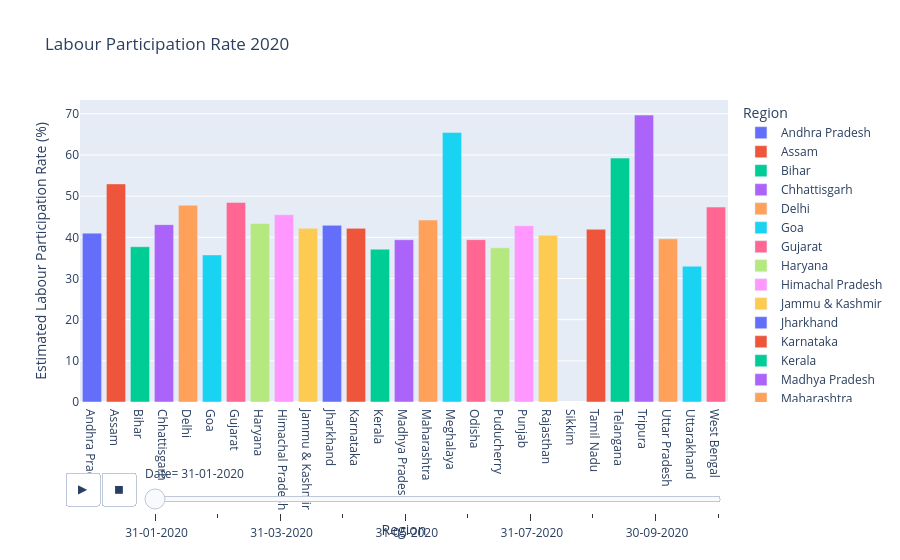

Source (notebook cell):
### Code cell
fig = px.bar(
    df2,
    x="Region",
    y="Estimated Labour Participation Rate (%)",
    title="Labour Participation Rate 2020",
    animation_frame="Date",
    template="plotly",
    color="Region"
)
fig.show()

### Figure 1 — Plotly figure (JSON) as saved in the notebook; plotly's stock layout.template omitted (floating-point values rounded to 4 significant figures)
{"data": [{"alignmentgroup": "True", "hovertemplate": "Region=%{x}<br>Date= 31-01-2020<br>Estimated Labour Participation Rate (%)=%{y}<extra></extra>", "legendgroup": "Andhra Pradesh", "marker": {"color": "#636efa", "pattern": {"shape": ""}}, "name": "Andhra Pradesh", "offsetgroup": "Andhra Pradesh", "orientation": "v", "showlegend": true, "textposition": "auto", "type": "bar", "x": ["Andhra Pradesh"], "xaxis": "x", "y": [41.02], "yaxis": "y"}, {"alignmentgroup": "True", "hovertemplate": "Region=%{x}<br>Date= 31-01-2020<br>Estimated Labour Participation Rate (%)=%{y}<extra></extra>", "legendgroup": "Assam", "marker": {"color": "#EF553B", "pattern": {"shape": ""}}, "name": "Assam", "offsetgroup": "Assam", "orientation": "v", "showlegend": true, "textposition": "auto", "type": "bar", "x": ["Assam"], "xaxis": "x", "y": [52.98], "yaxis": "y"}, {"alignmentgroup": "True", "hovertemplate": "Region=%{x}<br>Date= 31-01-2020<br>Estimated Labour Participation Rate (%)=%{y}<extra></extra>", "legendgroup": "Bihar", "marker": {"color": "#00cc96", "pattern": {"shape": ""}}, "name": "Bihar", "offsetgroup": "Bihar", "orientation": "v", "showlegend": true, "textposition": "auto", "type": "bar", "x": ["Bihar"], "xaxis": "x", "y": [37.72], "yaxis": "y"}, {"alignmentgroup": "True", "hovertemplate": "Region=%{x}<br>Date= 31-01-2020<br>Estimated Labour Participation Rate (%)=%{y}<extra></extra>", "legendgroup": "Chhattisgarh", "marker": {"color": "#ab63fa", "pattern": {"shape": ""}}, "name": "Chhattisgarh", "offsetgroup": "Chhattisgarh", "orientation": "v", "showlegend": true, "textposition": "auto", "type": "bar", "x": ["Chhattisgarh"], "xaxis": "x", "y": [43.08], "yaxis": "y"}, {"alignmentgroup": "True", "hovertemplate": "Region=%{x}<br>Date= 31-01-2020<br>Estimated Labour Participation Rate (%)=%{y}<extra></extra>", "legendgroup": "Delhi", "marker": {"color": "#FFA15A", "pattern": {"shape": ""}}, "name": "Delhi", "offsetgroup": "Delhi", "orientation": "v", "showlegend": true, "textposition": "auto", "type": "bar", "x": ["Delhi"], "xaxis": "x", "y": [47.79], "yaxis": "y"}, {"alignmentgroup": "True", "hovertemplate": "Region=%{x}<br>Date= 31-01-2020<br>Estimated Labour Participation Rate (%)=%{y}<extra></extra>", "legendgroup": "Goa", "marker": {"color": "#19d3f3", "pattern": {"shape": ""}}, "name": "Goa", "offsetgroup": "Goa", "orientation": "v", "showlegend": true, "textposition": "auto", "type": "bar", "x": ["Goa"], "xaxis": "x", "y": [35.73], "yaxis": "y"}, {"alignmentgroup": "True", "hovertemplate": "Region=%{x}<br>Date= 31-01-2020<br>Estimated Labour Participation Rate (%)=%{y}<extra></extra>", "legendgroup": "Gujarat", "marker": {"color": "#FF6692", "pattern": {"shape": ""}}, "name": "Gujarat", "offsetgroup": "Gujarat", "orientation": "v", "showlegend": true, "textposition": "auto", "type": "bar", "x": ["Gujarat"], "xaxis": "x", "y": [48.49], "yaxis": "y"}, {"alignmentgroup": "True", "hovertemplate": "Region=%{x}<br>Date= 31-01-2020<br>Estimated Labour Participation Rate (%)=%{y}<extra></extra>", "legendgroup": "Haryana", "marker": {"color": "#B6E880", "pattern": {"shape": ""}}, "name": "Haryana", "offsetgroup": "Haryana", "orientation": "v", "showlegend": true, "textposition": "auto", "type": "bar", "x": ["Haryana"], "xaxis": "x", "y": [43.36], "yaxis": "y"}, {"alignmentgroup": "True", "hovertemplate": "Region=%{x}<br>Date= 31-01-2020<br>Estimated Labour Participation Rate (%)=%{y}<extra></extra>", "legendgroup": "Himachal Pradesh", "marker": {"color": "#FF97FF", "pattern": {"shape": ""}}, "name": "Himachal Pradesh", "offsetgroup": "Himachal Pradesh", "orientation": "v", "showlegend": true, "textposition": "auto", "type": "bar", "x": ["Himachal Pradesh"], "xaxis": "x", "y": [45.5], "yaxis": "y"}, {"alignmentgroup": "True", "hovertemplate": "Region=%{x}<br>Date= 31-01-2020<br>Estimated Labour Participation Rate (%)=%{y}<extra></extra>", "legendgroup": "Jammu & Kashmir", "marker": {"color": "#FECB52", "pattern": {"shape": ""}}, "name": "Jammu & Kashmir", "offsetgroup": "Jammu & Kashmir", "orientation": "v", "showlegend": true, "textposition": "auto", "type": "bar", "x": ["Jammu & Kashmir"], "xaxis": "x", "y": [42.2], "yaxis": "y"}, {"alignmentgroup": "True", "hovertemplate": "Region=%{x}<br>Date= 31-01-2020<br>Estimated Labour Participation Rate (%)=%{y}<extra></extra>", "legendgroup": "Jharkhand", "marker": {"color": "#636efa", "pattern": {"shape": ""}}, "name": "Jharkhand", "offsetgroup": "Jharkhand", "orientation": "v", "showlegend": true, "textposition": "auto", "type": "bar", "x": ["Jharkhand"], "xaxis": "x", "y": [42.92], "yaxis": "y"}, {"alignmentgroup": "True", "hovertemplate": "Region=%{x}<br>Date= 31-01-2020<br>Estimated Labour Participation Rate (%)=%{y}<extra></extra>", "legendgroup": "Karnataka", "marker": {"color": "#EF553B", "pattern": {"shape": ""}}, "name": "Karnataka", "offsetgroup": "Karnataka", "orientation": "v", "showlegend": true, "textposition": "auto", "type": "bar", "x": ["Karnataka"], "xaxis": "x", "y": [42.18], "yaxis": "y"}, {"alignmentgroup": "True", "hovertemplate": "Region=%{x}<br>Date= 31-01-2020<br>Estimated Labour Participation Rate (%)=%{y}<extra></extra>", "legendgroup": "Kerala", "marker": {"color": "#00cc96", "pattern": {"shape": ""}}, "name": "Kerala", "offsetgroup": "Kerala", "orientation": "v", "showlegend": true, "textposition": "auto", "type": "bar", "x": ["Kerala"], "xaxis": "x", "y": [37.12], "yaxis": "y"}, {"alignmentgroup": "True", "hovertemplate": "Region=%{x}<br>Date= 31-01-2020<br>Estimated Labour Participation Rate (%)=%{y}<extra></extra>", "legendgroup": "Madhya Pradesh", "marker": {"color": "#ab63fa", "pattern": {"shape": ""}}, "name": "Madhya Pradesh", "offsetgroup": "Madhya Pradesh", "orientation": "v", "showlegend": true, "textposition": "auto", "type": "bar", "x": ["Madhya Pradesh"], "xaxis": "x", "y": [39.42], "yaxis": "y"}, {"alignmentgroup": "True", "hovertemplate": "Region=%{x}<br>Date= 31-01-2020<br>Estimated Labour Participation Rate (%)=%{y}<extra></extra>", "legendgroup": "Maharashtra", "marker": {"color": "#FFA15A", "pattern": {"shape": ""}}, "name": "Maharashtra", "offsetgroup": "Maharashtra", "orientation": "v", "showlegend": true, "textposition": "auto", "type": "bar", "x": ["Maharashtra"], "xaxis": "x", "y": [44.19], "yaxis": "y"}, {"alignmentgroup": "True", "hovertemplate": "Region=%{x}<br>Date= 31-01-2020<br>Estimated Labour Participation Rate (%)=%{y}<extra></extra>", "legendgroup": "Meghalaya", "marker": {"color": "#19d3f3", "pattern": {"shape": ""}}, "name": "Meghalaya", "offsetgroup": "Meghalaya", "orientation": "v", "showlegend": true, "textposition": "auto", "type": "bar", "x": ["Meghalaya"], "xaxis": "x", "y": [65.49], "yaxis": "y"}, {"alignmentgroup": "True", "hovertemplate": "Region=%{x}<br>Date= 31-01-2020<br>Estimated Labour Participation Rate (%)=%{y}<extra></extra>", "legendgroup": "Odisha", "marker": {"color": "#FF6692", "pattern": {"shape": ""}}, "name": "Odisha", "offsetgroup": "Odisha", "orientation": "v", "showlegend": true, "textposition": "auto", "type": "bar", "x": ["Odisha"], "xaxis": "x", "y": [39.44], "yaxis": "y"}, {"alignmentgroup": "True", "hovertemplate": "Region=%{x}<br>Date= 31-01-2020<br>Estimated Labour Participation Rate (%)=%{y}<extra></extra>", "legendgroup": "Puducherry", "marker": {"color": "#B6E880", "pattern": {"shape": ""}}, "name": "Puducherry", "offsetgroup": "Puducherry", "orientation": "v", "showlegend": true, "textposition": "auto", "type": "bar", "x": ["Puducherry"], "xaxis": "x", "y": [37.46], "yaxis": "y"}, {"alignmentgroup": "True", "hovertemplate": "Region=%{x}<br>Date= 31-01-2020<br>Estimated Labour Participation Rate (%)=%{y}<extra></extra>", "legendgroup": "Punjab", "marker": {"color": "#FF97FF", "pattern": {"shape": ""}}, "name": "Punjab", "offsetgroup": "Punjab", "orientation": "v", "showlegend": true, "textposition": "auto", "type": "bar", "x": ["Punjab"], "xaxis": "x", "y": [42.82], "yaxis": "y"}, {"alignmentgroup": "True", "hovertemplate": "Region=%{x}<br>Date= 31-01-2020<br>Estimated Labour Participation Rate (%)=%{y}<extra></extra>", "legendgroup": "Rajasthan", "marker": {"color": "#FECB52", "pattern": {"shape": ""}}, "name": "Rajasthan", "offsetgroup": "Rajasthan", "orientation": "v", "showlegend": true, "textposition": "auto", "type": "bar", "x": ["Rajasthan"], "xaxis": "x", "y": [40.51], "yaxis": "y"}, {"alignmentgroup": "True", "hovertemplate": "Region=%{x}<br>Date= 31-01-2020<br>Estimated Labour Participation Rate (%)=%{y}<extra></extra>", "legendgroup": "Tamil Nadu", "marker": {"color": "#EF553B", "pattern": {"shape": ""}}, "name": "Tamil Nadu", "offsetgroup": "Tamil Nadu", "orientation": "v", "showlegend": true, "textposition": "auto", "type": "bar", "x": ["Tamil Nadu"], "xaxis": "x", "y": [41.96], "yaxis": "y"}, {"alignmentgroup": "True", "hovertemplate": "Region=%{x}<br>Date= 31-01-2020<br>Estimated Labour Participation Rate (%)=%{y}<extra></extra>", "legendgroup": "Telangana", "marker": {"color": "#00cc96", "pattern": {"shape": ""}}, "name": "Telangana", "offsetgroup": "Telangana", "orientation": "v", "showlegend": true, "textposition": "auto", "type": "bar", "x": ["Telangana"], "xaxis": "x", "y": [59.25], "yaxis": "y"}, {"alignmentgroup": "True", "hovertemplate": "Region=%{x}<br>Date= 31-01-2020<br>Estimated Labour Participation Rate (%)=%{y}<extra></extra>", "legendgroup": "Tripura", "marker": {"color": "#ab63fa", "pattern": {"shape": ""}}, "name": "Tripura", "offsetgroup": "Tripura", "orientation": "v", "showlegend": true, "textposition": "auto", "type": "bar", "x": ["Tripura"], "xaxis": "x", "y": [69.69], "yaxis": "y"}, {"alignmentgroup": "True", "hovertemplate": "Region=%{x}<br>Date= 31-01-2020<br>Estimated Labour Participation Rate (%)=%{y}<extra></extra>", "legendgroup": "Uttar Pradesh", "marker": {"color": "#FFA15A", "pattern": {"shape": ""}}, "name": "Uttar Pradesh", "offsetgroup": "Uttar Pradesh", "orientation": "v", "showlegend": true, "textposition": "auto", "type": "bar", "x": ["Uttar Pradesh"], "xaxis": "x", "y": [39.63], "yaxis": "y"}, {"alignmentgroup": "True", "hovertemplate": "Region=%{x}<br>Date= 31-01-2020<br>Estimated Labour Participation Rate (%)=%{y}<extra></extra>", "legendgroup": "Uttarakhand", "marker": {"color": "#19d3f3", "pattern": {"shape": ""}}, "name": "Uttarakhand", "offsetgroup": "Uttarakhand", "orientation": "v", "showlegend": true, "textposition": "auto", "type": "bar", "x": ["Uttarakhand"], "xaxis": "x", "y": [32.99], "yaxis": "y"}, {"alignmentgroup": "True", "hovertemplate": "Region=%{x}<br>Date= 31-01-2020<br>Estimated Labour Participation Rate (%)=%{y}<extra></extra>", "legendgroup": "West Bengal", "marker": {"color": "#FF6692", "pattern": {"shape": ""}}, "name": "West Bengal", "offsetgroup": "West Bengal", "orientation": "v", "showlegend": true, "textposition": "auto", "type": "bar", "x": ["West Bengal"], "xaxis": "x", "y": [47.35], "yaxis": "y"}], "layout": {"barmode": "relative", "legend": {"title": {"text": "Region"}, "tracegroupgap": 0}, "sliders": [{"active": 0, "currentvalue": {"prefix": "Date="}, "len": 0.9, "pad": {"b": 10, "t": 60}, "steps": [{"args": [[" 31-01-2020"], {"frame": {"duration": 0, "redraw": true}, "fromcurrent": true, "mode": "immediate", "transition": {"duration": 0, "easing": "linear"}}], "label": " 31-01-2020", "method": "animate"}, {"args": [[" 29-02-2020"], {"frame": {"duration": 0, "redraw": true}, "fromcurrent": true, "mode": "immediate", "transition": {"duration": 0, "easing": "linear"}}], "label": " 29-02-2020", "method": "animate"}, {"args": [[" 31-03-2020"], {"frame": {"duration": 0, "redraw": true}, "fromcurrent": true, "mode": "immediate", "transition": {"duration": 0, "easing": "linear"}}], "label": " 31-03-2020", "method": "animate"}, {"args": [[" 30-04-2020"], {"frame": {"duration": 0, "redraw": true}, "fromcurrent": true, "mode": "immediate", "transition": {"duration": 0, "easing": "linear"}}], "label": " 30-04-2020", "method": "animate"}, {"args": [[" 31-05-2020"], {"frame": {"duration": 0, "redraw": true}, "fromcurrent": true, "mode": "immediate", "transition": {"duration": 0, "easing": "linear"}}], "label": " 31-05-2020", "method": "animate"}, {"args": [[" 30-06-2020"], {"frame": {"duration": 0, "redraw": true}, "fromcurrent": true, "mode": "immediate", "transition": {"duration": 0, "easing": "linear"}}], "label": " 30-06-2020", "method": "animate"}, {"args": [[" 31-07-2020"], {"frame": {"duration": 0, "redraw": true}, "fromcurrent": true, "mode": "immediate", "transition": {"duration": 0, "easing": "linear"}}], "label": " 31-07-2020", "method": "animate"}, {"args": [[" 31-08-2020"], {"frame": {"duration": 0, "redraw": true}, "fromcurrent": true, "mode": "immediate", "transition": {"duration": 0, "easing": "linear"}}], "label": " 31-08-2020", "method": "animate"}, {"args": [[" 30-09-2020"], {"frame": {"duration": 0, "redraw": true}, "fromcurrent": true, "mode": "immediate", "transition": {"duration": 0, "easing": "linear"}}], "label": " 30-09-2020", "method": "animate"}, {"args": [[" 31-10-2020"], {"frame": {"duration": 0, "redraw": true}, "fromcurrent": true, "mode": "immediate", "transition": {"duration": 0, "easing": "linear"}}], "label": " 31-10-2020", "method": "animate"}], "x": 0.1, "xanchor": "left", "y": 0, "yanchor": "top"}], "title": {"text": "Labour Participation Rate 2020"}, "updatemenus": [{"buttons": [{"args": [null, {"frame": {"duration": 500, "redraw": true}, "fromcurrent": true, "mode": "immediate", "transition": {"duration": 500, "easing": "linear"}}], "label": "&#9654;", "method": "animate"}, {"args": [[null], {"frame": {"duration": 0, "redraw": true}, "fromcurrent": true, "mode": "immediate", "transition": {"duration": 0, "easing": "linear"}}], "label": "&#9724;", "method": "animate"}], "direction": "left", "pad": {"r": 10, "t": 70}, "showactive": false, "type": "buttons", "x": 0.1, "xanchor": "right", "y": 0, "yanchor": "top"}], "xaxis": {"anchor": "y", "categoryarray": ["Andhra Pradesh", "Assam", "Bihar", "Chhattisgarh", "Delhi", "Goa", "Gujarat", "Haryana", "Himachal Pradesh", "Jammu & Kashmir", "Jharkhand", "Karnataka", "Kerala", "Madhya Pradesh", "Maharashtra", "Meghalaya", "Odisha", "Puducherry", "Punjab", "Rajasthan", "Sikkim", "Tamil Nadu", "Telangana", "Tripura", "Uttar Pradesh", "Uttarakhand", "West Bengal"], "categoryorder": "array", "domain": [0, 1], "title": {"text": "Region"}}, "yaxis": {"anchor": "x", "domain": [0, 1], "title": {"text": "Estimated Labour Participation Rate (%)"}}}}
